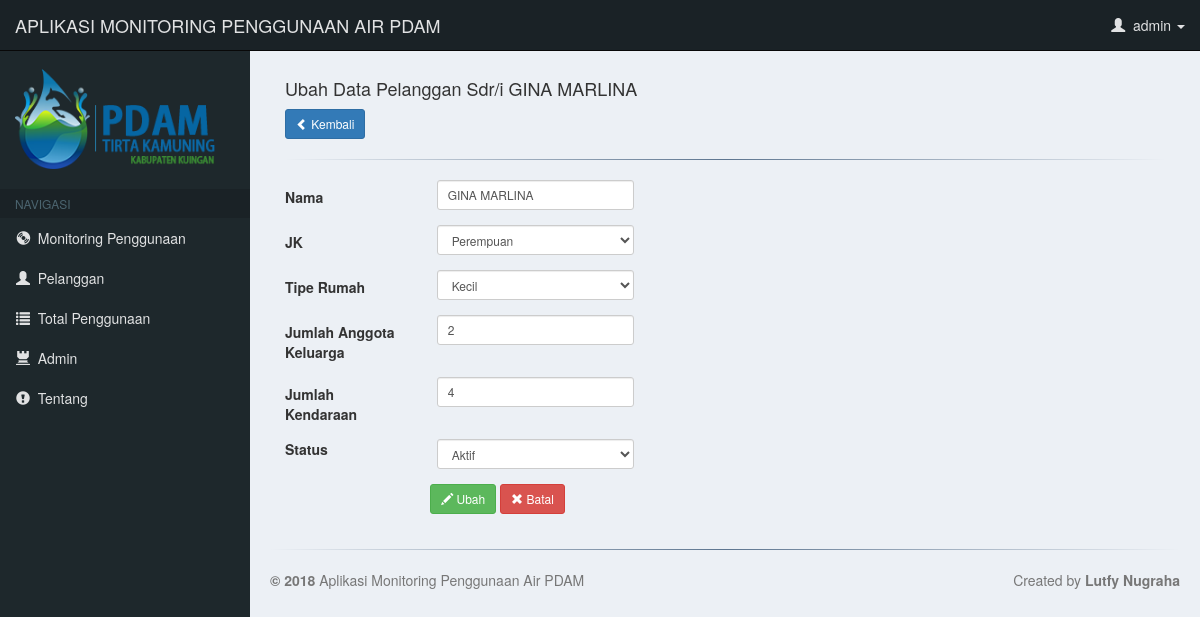
The app's page /temp/index.php?menu=custompelanggan&id_p=12345 (signed in) with its own data.
### tables this page shows
CREATE TABLE `pelanggan` (
  `id_pelanggan` int(10) NOT NULL,
  `nama` varchar(30) NOT NULL,
  `jk` varchar(1) NOT NULL,
  `tipe` varchar(1) NOT NULL,
  `jumlah_anggota_keluarga` int(2) NOT NULL,
  `jumlah_kendaraan` int(2) NOT NULL,
  `status` int(1) NOT NULL
);

### temp/konten/custompelanggan.php (the view, shortened to what this page needs)
<?php
    if(isset($_GET['id_p']))
    {
    $id_pelanggan = $_GET['id_p'];
    $query = "SELECT * FROM pelanggan where id_pelanggan= $id_pelanggan";
    $result = mysqli_query($con, $query);
    $row = mysqli_fetch_assoc($result);
    $nama= $row['nama'];
    $jk= $row['jk'];
    $tipe= $row['tipe'];
    $jumlah_anggota_keluarga= $row['jumlah_anggota_keluarga'];
    $jumlah_kendaraan= $row['jumlah_kendaraan'];
    $status= $row['status'];
    }
    else
    {
        $hide = 1;
    }
    ?>
<div id="page-content-wrapper">
    <div class="container-fluid">
        <div class="row">
            <div class="col-lg-6">
                <section class="content-header"><h4><?php if($hide == 1) echo "Tambah"; else echo "Ubah";?> Data Pelanggan <?php if($hide == 0) echo "Sdr/i";?> <?php echo $nama; ?></h4></section>
                <a href="?menu=pelanggan" type="button" class="btn btn-primary btn-sm">
                <span class="glyphicon glyphicon-chevron-left"></span>
                Kembali
                </a>
            </div>
        </div>
    <hr class="style-four">
        <div class="row">
            <div class="col-xs-6">
                <form class="form-horizontal" method="POST" action="">
                    <div class="form-group">
                        <label for="nama" class="col-sm-4 control-label">Nama</label>
                        <div class="col-sm-6">
                        <input type="text" class="form-control input-sm" id="nama" name="nama" value="<?php echo $nama; ?>" />
                        </div>
                    </div>
                    <div class="form-group">
                        <label for="jk" class="col-sm-4 control-label" >JK</label>
                        <div class="col-sm-6" >
                        <select id="jk" name="jk" class="form-control input-sm" >
                        <option value="P" <?php if($jk =='P') echo "selected"; ?>>Perempuan</option>
                        </select>
                        </div>
                    </div>
                    <div class="form-group">
                        <label for="tipe" class="col-sm-4 control-label">Tipe Rumah</label>
                        <div class="col-sm-6">
                        <select name="tipe" class="form-control input-sm">
                            <option value="A" <?php if($tipe =='A') echo "selected"; ?> >Kecil</option>
                        </select>
                        </div>
                    </div>
                    <div class="form-group">
                        <label for="jumlah_anggota_keluarga" class="col-sm-4 control-label">Jumlah Anggota Keluarga</label>
                        <div class="col-sm-6">
                        <input type="number"  name="jumlah_anggota_keluarga" class="form-control input-sm" value="<?php echo $jumlah_anggota_keluarga; ?>">
                        </div>
                    </div>
                    <div class="form-group">
                        <label for="jumlah_kendaraan" class="col-sm-4 control-label">Jumlah Kendaraan</label>
                        <div class="col-sm-6">
                        <input type="number"  name="jumlah_kendaraan" class="form-control input-sm" value="<?php echo $jumlah_kendaraan; ?>">
                        </div>
                    </div>
                    <div class="form-group">
                        <label for="status" class="col-sm-4">Status </label>
                        <div class="col-sm-6">
                        <select name="status" class="form-control input-sm">
                            <option value="1" <?php if($status =='1') echo "selected"; ?> >Aktif</option>
                        </select>
                        </div>
                    </div>
                    <div class="form-group">
                        <center>
                        <?php
                        if($hide == 0)
                        echo "
                        <button type='submit' name='update' class='btn btn-success btn-sm'>
                        <span class='glyphicon glyphicon-pencil'></span>
                        Ubah
                        </button>
                        <a href='?menu=pelanggan' class='btn btn-danger btn-sm'>
                        <span class='glyphicon glyphicon-remove'></span>
                        Batal
                        </a>";
                        ?>
                        </center>
                    </div>
                </form>
            </div>
        </div>
    </div>

### temp/assets/css/custom.css (style rules this page uses)
html, html a { -webkit-font-smoothing: antialiased; text-shadow: 1px 1px 1px rgba(0,0,0,0.004); }
body { background-color: #ECF0F5; }
#page-content-wrapper { width: 100%; height: auto; position: absolute; padding: 15px; border-bottom: 0px solid #dedede; margin-bottom: 5px; background-color: #ECF0F5; }
@media (min-width:768px) { #page-content-wrapper { padding: 20px; position: relative; } }
hr.style-four { border: 0; height: 1px; background-image: linear-gradient(to right, rgba(0, 0, 0, 0), rgba(57,86,118, 0.80), rgba(0, 0, 0, 0)); }

### records on screen
pelanggan: nama "GINA MARLINA", jk "Perempuan", tipe "Kecil", jumlah_anggota_keluarga "2", jumlah_kendaraan "4", status "Aktif"

### other values on screen
$_SESSION['username'] "admin"
